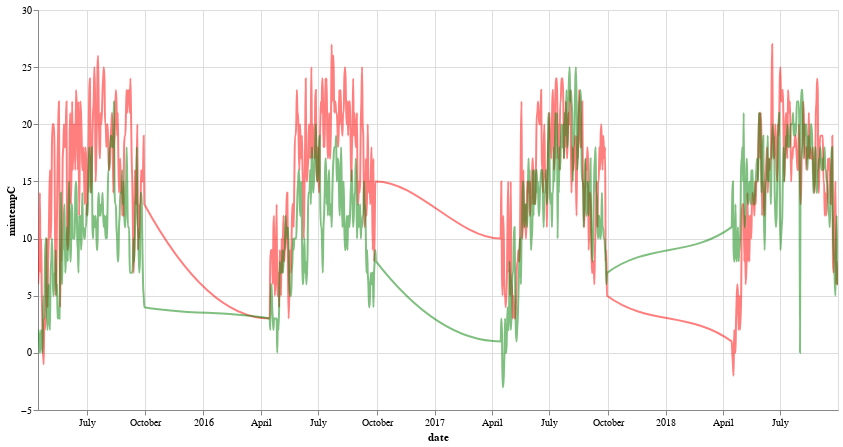

The notebook cell this image was saved under:
### Code cell
temperature_max_plot_aa = alt.Chart(df_aa).encode(
    x='date:T',
    y='mintempC:Q'
)

temperature_max_plot_msk = alt.Chart(df_msk).encode(
    x='date:T',
    y='mintempC:Q'
)

aa_msk_max = temperature_max_plot_aa.mark_line(opacity=0.5, color='red',interpolate='monotone')\
+temperature_max_plot_msk.mark_line(opacity=0.5, color='green',interpolate='monotone')

aa_msk_max.properties(width=800, height=400).interactive()

### Figure 1 — Vega-Lite specification as saved in the notebook (floating-point values rounded to 4 significant figures; data arrays with more than 128 entries replaced by an {"elided": "..."} marker saying what was removed)
{"$schema": "https://vega.github.io/schema/vega-lite/v2.6.0.json", "config": {"view": {"height": 300, "width": 400}}, "datasets": {"data-98f15b60a3dc78b3d090098e88e1e323": {"elided": "676 records"}, "data-e654c4c9892c1f3913035ee76ba448ce": {"elided": "676 records"}}, "height": 400, "layer": [{"data": {"name": "data-e654c4c9892c1f3913035ee76ba448ce"}, "encoding": {"x": {"field": "date", "type": "temporal"}, "y": {"field": "mintempC", "type": "quantitative"}}, "mark": {"color": "red", "interpolate": "monotone", "opacity": 0.5, "type": "line"}, "selection": {"selector021": {"bind": "scales", "encodings": ["x", "y"], "mark": {"fill": "#333", "fillOpacity": 0.125, "stroke": "white"}, "on": "[mousedown, window:mouseup] > window:mousemove!", "resolve": "global", "translate": "[mousedown, window:mouseup] > window:mousemove!", "type": "interval", "zoom": "wheel!"}}}, {"data": {"name": "data-98f15b60a3dc78b3d090098e88e1e323"}, "encoding": {"x": {"field": "date", "type": "temporal"}, "y": {"field": "mintempC", "type": "quantitative"}}, "mark": {"color": "green", "interpolate": "monotone", "opacity": 0.5, "type": "line"}}], "width": 800}
